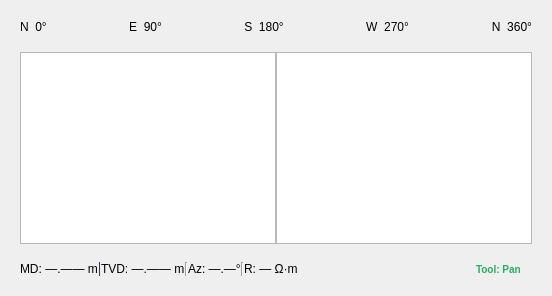
      <widget class="QFrame" name="centerPanel">
       <layout class="QVBoxLayout" name="centerVLayout">
        <property name="spacing"><number>0</number></property>
        <property name="contentsMargins">
         <rect><x>0</x><y>0</y><width>0</width><height>0</height></rect>
        </property>

        <!-- Azimuth Header Bar -->
        <item>
         <widget class="QFrame" name="azimuthHeader">
          <layout class="QHBoxLayout" name="azimuthHLayout">
           <property name="contentsMargins">
            <rect><x>58</x><y>0</y><width>8</width><height>0</height></rect>
           </property>
           <property name="spacing"><number>0</number></property>
           <item>
            <widget class="QLabel" name="lblAzN">
             <property name="objectName"><string>azimuthCompassLabel</string></property>
             <property name="text"><string>N  0°</string></property>
             <property name="alignment"><set>AlignLeft|AlignVCenter</set></property>
            </widget>
           </item>
           <item>
            <spacer>
             <property name="orientation"><enum>Qt::Horizontal</enum></property>
             <property name="sizeHint" stdset="0"><size><width>20</width><height>0</height></size></property>
            </spacer>
           </item>
           <item>
            <widget class="QLabel" name="lblAzE">
             <property name="objectName"><string>azimuthCompassLabel</string></property>
             <property name="text"><string>E  90°</string></property>
             <property name="alignment"><set>AlignHCenter|AlignVCenter</set></property>
            </widget>
           </item>
           <item>
            <spacer>
             <property name="orientation"><enum>Qt::Horizontal</enum></property>
             <property name="sizeHint" stdset="0"><size><width>20</width><height>0</height></size></property>
            </spacer>
           </item>
           <item>
            <widget class="QLabel" name="lblAzS">
             <property name="objectName"><string>azimuthCompassLabel</string></property>
             <property name="text"><string>S  180°</string></property>
             <property name="alignment"><set>AlignHCenter|AlignVCenter</set></property>
            </widget>
           </item>
           <item>
            <spacer>
             <property name="orientation"><enum>Qt::Horizontal</enum></property>
             <property name="sizeHint" stdset="0"><size><width>20</width><height>0</height></size></property>
            </spacer>
           </item>
           <item>
            <widget class="QLabel" name="lblAzW">
             <property name="objectName"><string>azimuthCompassLabel</string></property>
             <property name="text"><string>W  270°</string></property>
             <property name="alignment"><set>AlignHCenter|AlignVCenter</set></property>
            </widget>
           </item>
           <item>
            <spacer>
             <property name="orientation"><enum>Qt::Horizontal</enum></property>
             <property name="sizeHint" stdset="0"><size><width>20</width><height>0</height></size></property>
            </spacer>
           </item>
           <item>
            <widget class="QLabel" name="lblAzN2">
             <property name="objectName"><string>azimuthCompassLabel</string></property>
             <property name="text"><string>N  360°</string></property>
             <property name="alignment"><set>AlignRight|AlignVCenter</set></property>
            </widget>
           </item>
          </layout>
         </widget>
        </item>

        <!-- Canvas Area: Depth Track + Image View -->
        <item>
         <widget class="QFrame" name="canvasFrame">
          <layout class="QHBoxLayout" name="canvasHLayout">
           <property name="spacing"><number>0</number></property>
           <property name="contentsMargins">
            <rect><x>0</x><y>0</y><width>0</width><height>0</height></rect>
           </property>

           <!-- Depth Track -->
           <item>
            <widget class="QGraphicsView" name="depthTrackView">
             <property name="objectName"><string>depthTrackView</string></property>
             <property name="toolTip"><string>Depth Track — shows MD, TVD, and deviation</string></property>
             <property name="verticalScrollBarPolicy"><enum>Qt::ScrollBarAlwaysOff</enum></property>
             <property name="horizontalScrollBarPolicy"><enum>Qt::ScrollBarAlwaysOff</enum></property>
             <property name="renderHints">
              <set>QPainter::Antialiasing|QPainter::TextAntialiasing|QPainter::SmoothPixmapTransform</set>
             </property>
            </widget>
           </item>

           <!-- Main Image Log Canvas -->
           <item>
            <widget class="QGraphicsView" name="imageLogCanvas">
             <property name="toolTip"><string>Borehole Image Canvas — scroll to navigate depth, drag to pan</string></property>
             <property name="sizePolicy">
              <sizepolicy hsizetype="Expanding" vsizetype="Expanding">
               <horstretch>1</horstretch><verstretch>1</verstretch>
              </sizepolicy>
             </property>
             <property name="renderHints">
              <set>QPainter::Antialiasing|QPainter::TextAntialiasing|QPainter::SmoothPixmapTransform</set>
             </property>
             <property name="dragMode"><enum>QGraphicsView::ScrollHandDrag</enum></property>
             <property name="transformationAnchor"><enum>QGraphicsView::AnchorUnderMouse</enum></property>
             <property name="resizeAnchor"><enum>QGraphicsView::AnchorViewCenter</enum></property>
            </widget>
           </item>

          </layout>
         </widget>
        </item>

        <!-- Info / Coordinate Bar -->
        <item>
         <widget class="QFrame" name="infoBar">
          <layout class="QHBoxLayout" name="infoHLayout">
           <property name="contentsMargins">
            <rect><x>8</x><y>0</y><width>8</width><height>0</height></rect>
           </property>
           <property name="spacing"><number>0</number></property>
           <item>
            <widget class="QLabel" name="lblCoordMD">
             <property name="objectName"><string>coordinateLabel</string></property>
             <property name="text"><string>MD: —.—— m</string></property>
            </widget>
           </item>
           <item>
            <widget class="QFrame" name="infoSep1">
             <property name="frameShape"><enum>QFrame::VLine</enum></property>
             <property name="frameShaDow"><enum>QFrame::Sunken</enum></property>
             <property name="styleSheet"><string>color:#2C3E50;</string></property>
            </widget>
           </item>
           <item>
            <widget class="QLabel" name="lblCoordTVD">
             <property name="objectName"><string>coordinateLabel</string></property>
             <property name="text"><string>TVD: —.—— m</string></property>
            </widget>
           </item>
           <item>
            <widget class="QFrame" name="infoSep2">
             <property name="frameShape"><enum>QFrame::VLine</enum></property>
             <property name="frameShadow"><enum>QFrame::Sunken</enum></property>
             <property name="styleSheet"><string>color:#2C3E50;</string></property>
            </widget>
           </item>
           <item>
            <widget class="QLabel" name="lblCoordAzimuth">
             <property name="objectName"><string>coordinateLabel</string></property>
             <property name="text"><string>Az: —.—°</string></property>
            </widget>
           </item>
           <item>
            <widget class="QFrame" name="infoSep3">
             <property name="frameShape"><enum>QFrame::VLine</enum></property>
             <property name="frameShadow"><enum>QFrame::Sunken</enum></property>
             <property name="styleSheet"><string>color:#2C3E50;</string></property>
            </widget>
           </item>
           <item>
            <widget class="QLabel" name="lblCoordResistivity">
             <property name="objectName"><string>coordinateLabel</string></property>
             <property name="text"><string>R: — Ω·m</string></property>
            </widget>
           </item>
           <item>
            <spacer>
             <property name="orientation"><enum>Qt::Horizontal</enum></property>
             <property name="sizeHint" stdset="0"><size><width>40</width><height>0</height></size></property>
            </spacer>
           </item>
           <item>
            <widget class="QLabel" name="lblCursorPickType">
             <property name="text"><string>Tool: Pan</string></property>
             <property name="styleSheet"><string>
              color:#27AE60;font-size:10px;font-weight:700;
              font-family:'JetBrains Mono','Consolas',monospace;
              padding:0 8px;
             </string></property>
            </widget>
           </item>
          </layout>
         </widget>
        </item>

       </layout>
      </widget>
